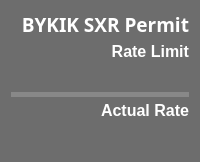
              <widget class="PyDMFrame" name="Device_BYKIKS_Frame">
               <property name="minimumSize">
                <size>
                 <width>0</width>
                 <height>162</height>
                </size>
               </property>
               <property name="maximumSize">
                <size>
                 <width>250</width>
                 <height>162</height>
                </size>
               </property>
               <property name="toolTip">
                <string/>
               </property>
               <property name="styleSheet">
                <string notr="true">QFrame{
background-color: rgb(109, 109, 109);
border-bottom-left-radius: 15px;
border-bottom-right-radius: 15px;
border-top-left-radius: 15px;
border-top-right-radius: 15px;
}</string>
               </property>
               <property name="alarmSensitiveBorder" stdset="0">
                <bool>true</bool>
               </property>
               <property name="channel" stdset="0">
                <string>ca://IOC:BSY0:MP01:BYKIKS_RATE</string>
               </property>
               <layout class="QVBoxLayout" name="verticalLayout_18">
                <property name="spacing">
                 <number>0</number>
                </property>
                <item>
                 <widget class="PyDMLabel" name="Device_BYKIKS_Title">
                  <property name="font">
                   <font>
                    <family>Sans Serif</family>
                    <pointsize>14</pointsize>
                    <weight>75</weight>
                    <italic>false</italic>
                    <bold>true</bold>
                    <strikeout>false</strikeout>
                    <kerning>true</kerning>
                   </font>
                  </property>
                  <property name="toolTip">
                   <string/>
                  </property>
                  <property name="styleSheet">
                   <string notr="true">border: 0px;
color: rgb(255, 255, 255);</string>
                  </property>
                  <property name="frameShape">
                   <enum>QFrame::StyledPanel</enum>
                  </property>
                  <property name="frameShadow">
                   <enum>QFrame::Plain</enum>
                  </property>
                  <property name="text">
                   <string>BYKIK SXR Permit</string>
                  </property>
                  <property name="alignment">
                   <set>Qt::AlignRight|Qt::AlignTrailing|Qt::AlignVCenter</set>
                  </property>
                 </widget>
                </item>
                <item>
                 <widget class="QLabel" name="Device_BYKIKS_RL_Title">
                  <property name="font">
                   <font>
                    <pointsize>12</pointsize>
                    <weight>75</weight>
                    <bold>true</bold>
                   </font>
                  </property>
                  <property name="styleSheet">
                   <string notr="true">border: 0px;
color: rgb(255, 255, 255);</string>
                  </property>
                  <property name="text">
                   <string>Rate Limit</string>
                  </property>
                  <property name="alignment">
                   <set>Qt::AlignRight|Qt::AlignTrailing|Qt::AlignVCenter</set>
                  </property>
                 </widget>
                </item>
                <item>
                 <widget class="PyDMLabel" name="Device_BYKIKS_RL_Num">
                  <property name="font">
                   <font>
                    <family>Sans Serif</family>
                    <pointsize>12</pointsize>
                    <weight>75</weight>
                    <italic>false</italic>
                    <bold>true</bold>
                   </font>
                  </property>
                  <property name="toolTip">
                   <string/>
                  </property>
                  <property name="styleSheet">
                   <string notr="true">border: 0px;</string>
                  </property>
                  <property name="alignment">
                   <set>Qt::AlignRight|Qt::AlignTrailing|Qt::AlignVCenter</set>
                  </property>
                  <property name="rules" stdset="0">
                   <string>[{&quot;name&quot;: &quot;Add Hz&quot;, &quot;property&quot;: &quot;Text&quot;, &quot;initial_value&quot;: &quot;&quot;, &quot;expression&quot;: &quot;str(ch[0]) + ' Hz'&quot;, &quot;channels&quot;: [{&quot;channel&quot;: &quot;ca://IOC:BSY0:MP01:BYKIKS_MEASRATE&quot;, &quot;trigger&quot;: true, &quot;use_enum&quot;: true}]}]</string>
                  </property>
                  <property name="showUnits" stdset="0">
                   <bool>true</bool>
                  </property>
                  <property name="alarmSensitiveContent" stdset="0">
                   <bool>false</bool>
                  </property>
                  <property name="alarmSensitiveBorder" stdset="0">
                   <bool>false</bool>
                  </property>
                 </widget>
                </item>
                <item>
                 <widget class="PyDMDrawingLine" name="Device_BYKIKS_Line">
                  <property name="maximumSize">
                   <size>
                    <width>16777215</width>
                    <height>5</height>
                   </size>
                  </property>
                  <property name="toolTip">
                   <string/>
                  </property>
                  <property name="styleSheet">
                   <string notr="true">background-color: rgb(136, 136, 136);
</string>
                  </property>
                 </widget>
                </item>
                <item>
                 <widget class="PyDMLabel" name="Device_BYKIKS_AR_Title">
                  <property name="font">
                   <font>
                    <pointsize>12</pointsize>
                    <weight>75</weight>
                    <bold>true</bold>
                   </font>
                  </property>
                  <property name="toolTip">
                   <string/>
                  </property>
                  <property name="styleSheet">
                   <string notr="true">border: 0px;
color: rgb(255, 255, 255);</string>
                  </property>
                  <property name="text">
                   <string>Actual Rate</string>
                  </property>
                  <property name="alignment">
                   <set>Qt::AlignRight|Qt::AlignTrailing|Qt::AlignVCenter</set>
                  </property>
                 </widget>
                </item>
                <item>
                 <widget class="PyDMLabel" name="Device_BYKIKS_AR_Num">
                  <property name="font">
                   <font>
                    <family>Sans Serif</family>
                    <pointsize>15</pointsize>
                    <weight>75</weight>
                    <italic>false</italic>
                    <bold>true</bold>
                   </font>
                  </property>
                  <property name="toolTip">
                   <string/>
                  </property>
                  <property name="styleSheet">
                   <string notr="true">border: 0px;</string>
                  </property>
                  <property name="alignment">
                   <set>Qt::AlignRight|Qt::AlignTrailing|Qt::AlignVCenter</set>
                  </property>
                  <property name="showUnits" stdset="0">
                   <bool>true</bool>
                  </property>
                  <property name="alarmSensitiveContent" stdset="0">
                   <bool>true</bool>
                  </property>
                  <property name="alarmSensitiveBorder" stdset="0">
                   <bool>false</bool>
                  </property>
                  <property name="channel" stdset="0">
                   <string>ca://IOC:BSY0:MP01:BYKIKS_RATE</string>
                  </property>
                 </widget>
                </item>
               </layout>
              </widget>
